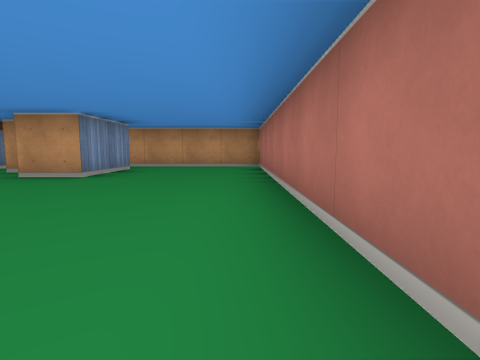
[1] (above)

12 first-person views from a walk through a cub3D ray-caster map. The camera is about half as high as the walls, tilts 6° down and sees 80° across. The floor is counted in squares. Each view is taken from the middle of a square. On the plan, view 1 faces up. The plan holds only what a view shows up to about 9 squares ahead; the rest is blank.

[2]
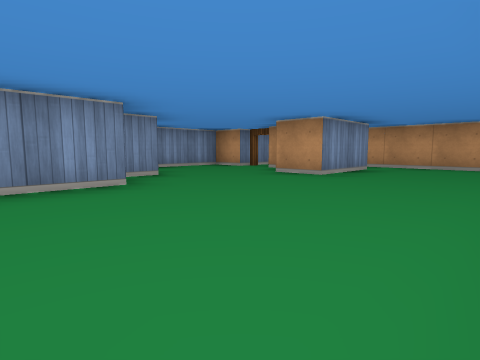

[3]
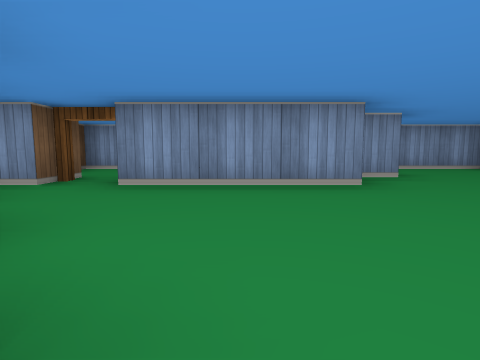

[4]
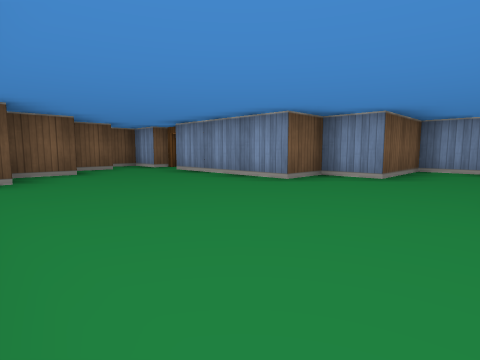

[5]
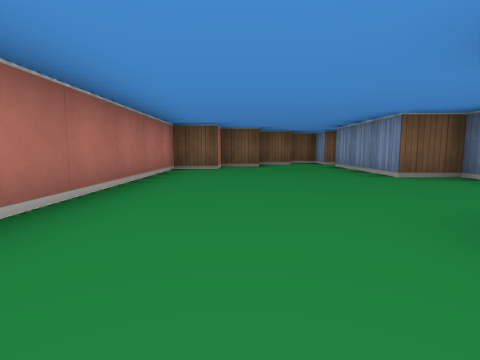

[6]
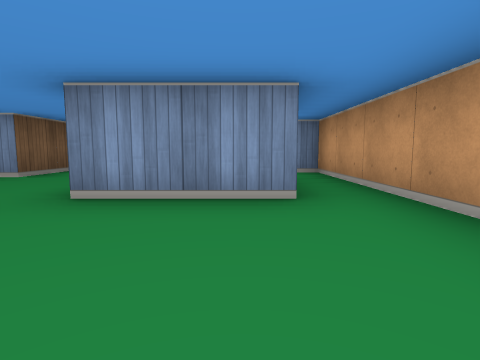

[7]
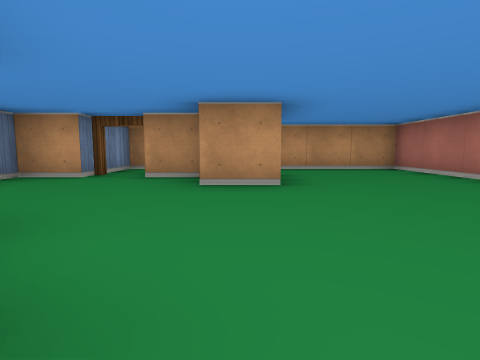

[8]
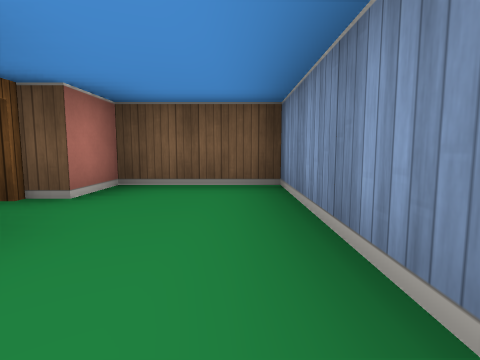

[9]
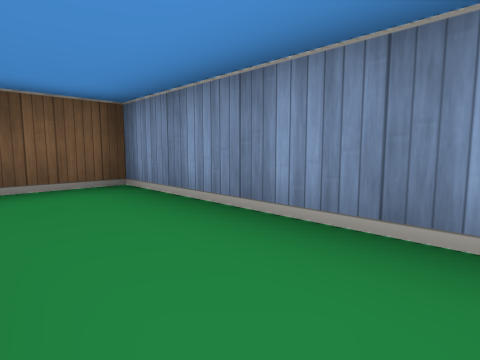

[10]
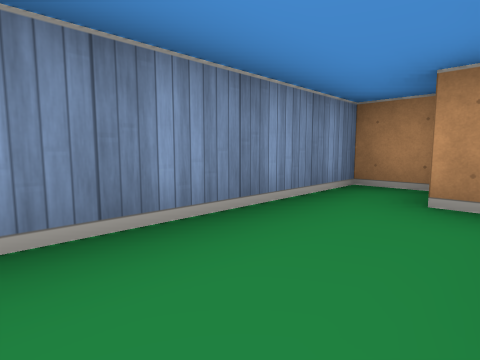

[11]
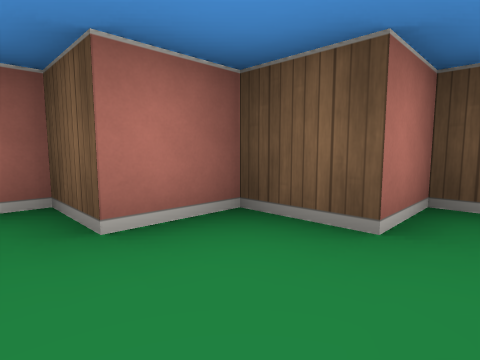

[12]
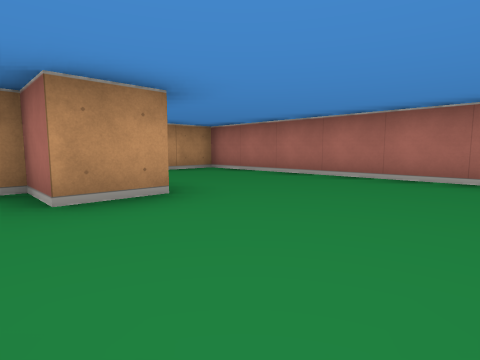

### Floor plan
Points are (right, up) in squares from view 1. A wall is a line through its corners. A room is listed if a view was taken in it or the views show most of it. See-through windows are left out.
Room 1 (views 1, 2, 3, 4, 5, 6, 7, 11, 12)
walls: (-2.5, 6.6) (-2.5, 4.5) (-3.5, 4.5) (-3.5, 5.5) (-4.5, 5.5); (-3.5, -2.5) (-3.5, -3.5) (-2.5, -3.5) (-2.5, -2.5) (-1.5, -2.5) (-1.5, -1.5) (-0.5, -1.5) (-0.5, -0.5) (0.5, -0.5) (0.5, 7.5) (-5.5, 7.5) (-5.5, 5.5) (-6.5, 5.5) (-6.5, 2.5) (-4.5, 2.5) (-4.5, 1.5) (-3.5, 1.5) (-3.5, -1.5)
ways out: open door at (-4, -2) to room 2; open door at (-5, 6)
Room 2 (views 8, 9, 10)
walls: (-5.6, 1.5) (-6.5, 1.5) (-6.5, -3.5) (-4.5, -3.5) (-4.5, -2.5)
ways out: open door at (-4, -2) to room 1

Positions as (right, up) in squares from view 1, and headings:
1: (0, 0), facing up
2: (0, 0), facing up-left
3: (0, 0), facing left
4: (0, 4), facing down-left
5: (-1, 6), facing down
6: (0, 6), facing left
7: (-3, 1), facing up
8: (-6, 0), facing down
9: (-5, 0), facing down-left
10: (-5, -2), facing up-left
11: (-3, -1), facing down-right
12: (-4, 2), facing up-right
